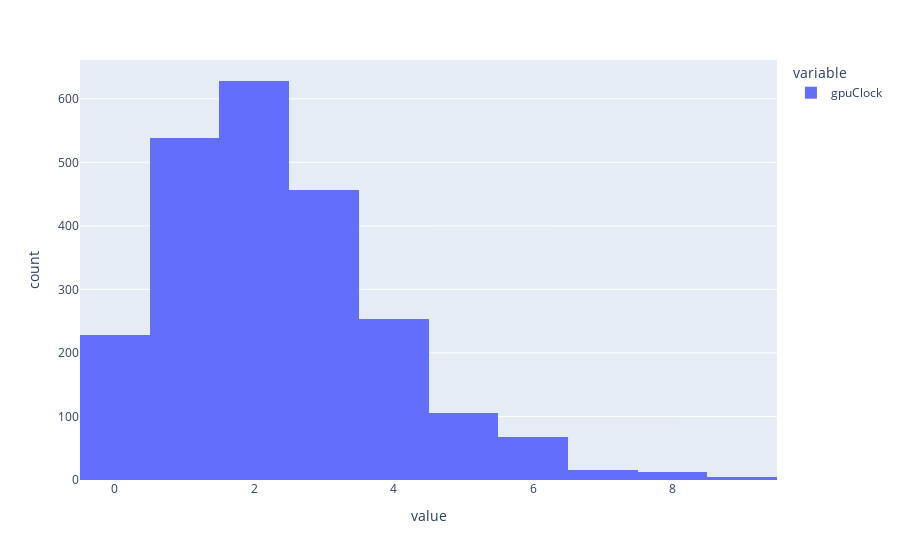

The notebook cell this image was saved under:
### Code cell
x, y = discretizationSelection(X_train, X_test, 0, 10, ["gpuClock"])
px.histogram(x["gpuClock"])

### Figure 1 — Plotly figure (JSON) as saved in the notebook; plotly's stock layout.template omitted (floating-point values rounded to 4 significant figures; data arrays with more than 128 entries replaced by an {"elided": "..."} marker saying what was removed)
{"data": [{"alignmentgroup": "True", "bingroup": "x", "hovertemplate": "variable=gpuClock<br>value=%{x}<br>count=%{y}<extra></extra>", "legendgroup": "gpuClock", "marker": {"color": "#636efa", "pattern": {"shape": ""}}, "name": "gpuClock", "offsetgroup": "gpuClock", "orientation": "v", "showlegend": true, "type": "histogram", "x": {"elided": "2311 int values"}, "xaxis": "x", "yaxis": "y"}], "layout": {"autosize": true, "barmode": "relative", "legend": {"title": {"text": "variable"}, "tracegroupgap": 0}, "margin": {"t": 60}, "xaxis": {"anchor": "y", "autorange": true, "domain": [0, 1], "range": [-0.5, 9.5], "title": {"text": "value"}, "type": "linear"}, "yaxis": {"anchor": "x", "autorange": true, "domain": [0, 1], "range": [0, 661.1], "title": {"text": "count"}}}}
